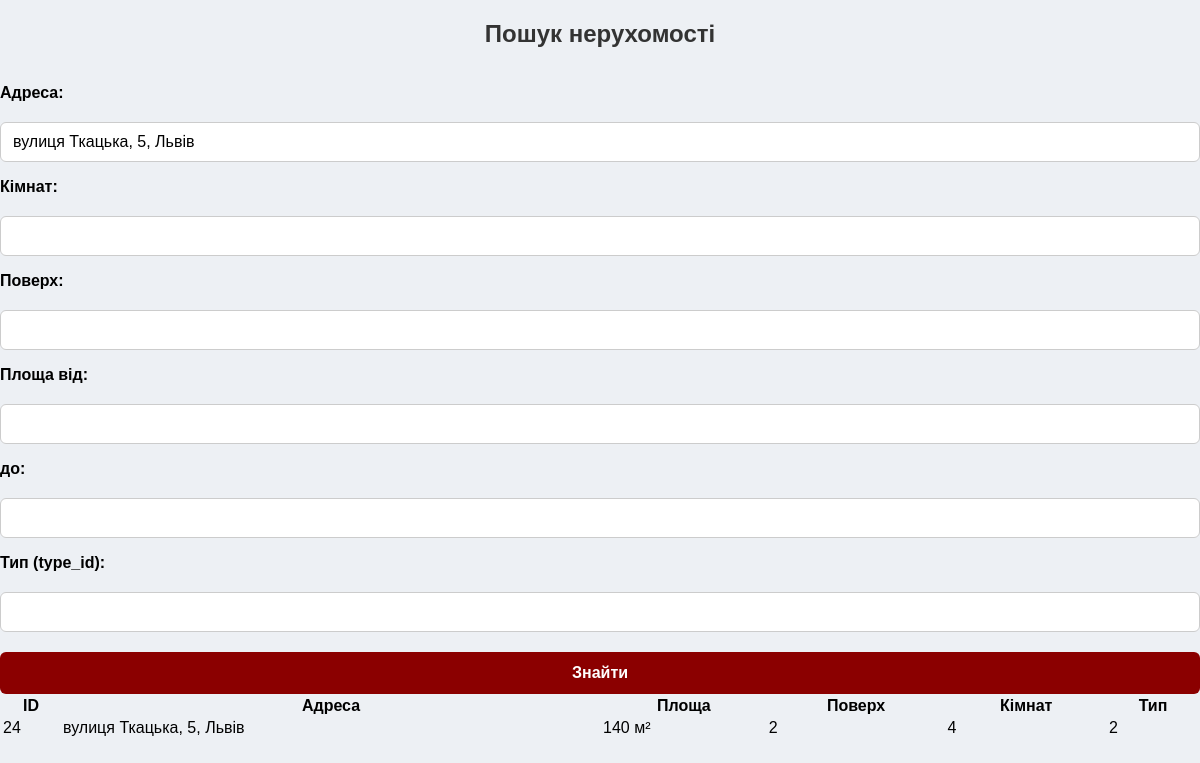
/search.php?address=вулиця Ткацька, 5, Львів, run on the app's committed database.
### tables this page shows
CREATE TABLE `properties` (
  `property_id` int(11) NOT NULL,
  `address` varchar(255) NOT NULL,
  `area` int(11) NOT NULL,
  `floor` int(11) NOT NULL,
  `rooms` int(11) NOT NULL,
  `type_id` int(11) NOT NULL,
  `owner_id` int(11) NOT NULL,
  `price` decimal(10,2) NOT NULL,
  `created_at` datetime NOT NULL DEFAULT current_timestamp(),
  `status` enum('pending','approved','rejected') NOT NULL DEFAULT 'pending',
  `is_top` tinyint(1) NOT NULL DEFAULT 0,
  `is_highlighted` tinyint(1) NOT NULL DEFAULT 0,
  `views` int(11) NOT NULL DEFAULT 0
);

### search.php (the view, shortened to what this page needs)
<?php
include 'connect_to_db.php';
$address = $_GET['address'] ?? '';
$rooms = $_GET['rooms'] ?? '';
$floor = $_GET['floor'] ?? '';
$area_from = $_GET['area_from'] ?? '';
$area_to = $_GET['area_to'] ?? '';
$type_id = $_GET['type_id'] ?? '';
$sql = "SELECT * FROM properties WHERE 1=1";
$params = [];
if (!empty($address)) {
    $sql .= " AND address LIKE ?";
    $params[] = '%' . $address . '%';
}
$stmt = $conn->prepare($sql);
if (!empty($params)) {
    $types = str_repeat('s', count($params));
    $stmt->bind_param($types, ...$params);
}
$stmt->execute();
$result = $stmt->get_result();
?>
<!DOCTYPE html>
<html lang="uk">
<head>
    <link rel="stylesheet" href="style.css">
</head>
<body>
<h2 style="text-align:center;">Пошук нерухомості</h2>
<form method="get">
    <div class="form-group">
        <label>Адреса:</label>
        <input type="text" name="address" value="<?= htmlspecialchars($address) ?>">
    </div>
    <div class="form-group">
        <label>Кімнат:</label>
        <input type="number" name="rooms" value="<?= htmlspecialchars($rooms) ?>">
    </div>
    <div class="form-group">
        <label>Поверх:</label>
        <input type="number" name="floor" value="<?= htmlspecialchars($floor) ?>">
    </div>
    <div class="form-group">
        <label>Площа від:</label>
        <input type="number" step="0.1" name="area_from" value="<?= htmlspecialchars($area_from) ?>">
        <label style="width:auto;">до:</label>
        <input type="number" step="0.1" name="area_to" value="<?= htmlspecialchars($area_to) ?>">
    </div>
    <div class="form-group">
        <label>Тип (type_id):</label>
        <input type="number" name="type_id" value="<?= htmlspecialchars($type_id) ?>">
    </div>
    <button type="submit">Знайти</button>
</form>
<?php if ($result->num_rows > 0): ?>
    <table>
        <thead>
            <tr>
                <th>ID</th>
                <th>Адреса</th>
                <th>Площа</th>
                <th>Поверх</th>
                <th>Кімнат</th>
                <th>Тип</th>
            </tr>
        </thead>
        <tbody>
            <?php while ($row = $result->fetch_assoc()): ?>
            <tr>
                <td><?= $row['property_id'] ?></td>
                <td><?= htmlspecialchars($row['address']) ?></td>
                <td><?= $row['area'] ?> м²</td>
                <td><?= $row['floor'] ?></td>
                <td><?= $row['rooms'] ?></td>
                <td><?= $row['type_id'] ?></td>
            </tr>
            <?php endwhile; ?>
        </tbody>
    </table>
<?php else: ?>
    <p style="text-align:center;">Нічого не знайдено.</p>
<?php endif; ?>
</body>
</html>

### style.css (style rules this page uses)
body { margin: 0; font-family: Arial, sans-serif; }
body { font-family: Arial, sans-serif; background-color: #eef2f5; margin: 0; padding: 0; }
h2 { text-align: center; color: #333; }
label { display: block; margin-top: 1rem; font-weight: bold; }
input, select, textarea { width: 100%; padding: 10px; margin-top: 5px; border-radius: 6px; border: 1px solid #ccc; box-sizing: border-box; }
button { margin-top: 1.5rem; padding: 12px 18px; background-color: #a30000; color: white; border: none; border-radius: 6px; cursor: pointer; width: 100%; }
html, body { height: 100%; display: flex; flex-direction: column; }
body { background-color: #edf0f4; margin: 0; font-family: Arial, sans-serif; }
form label { display: block; margin-bottom: 15px; font-weight: bold; }
form input, form select, form textarea { width: 100%; padding: 10px 12px; margin-top: 5px; border: 1px solid #ccc; border-radius: 6px; font-size: 1rem; box-sizing: border-box; }
form button { display: block; width: 100%; padding: 12px; background-color: #8b0000; color: white; font-weight: bold; border: none; border-radius: 6px; font-size: 1rem; cursor: pointer; margin-top: 20px; }

### data on the page
properties: property_id "24", address "вулиця Ткацька, 5, Львів", area "140", floor "2", rooms "4", type "2"
